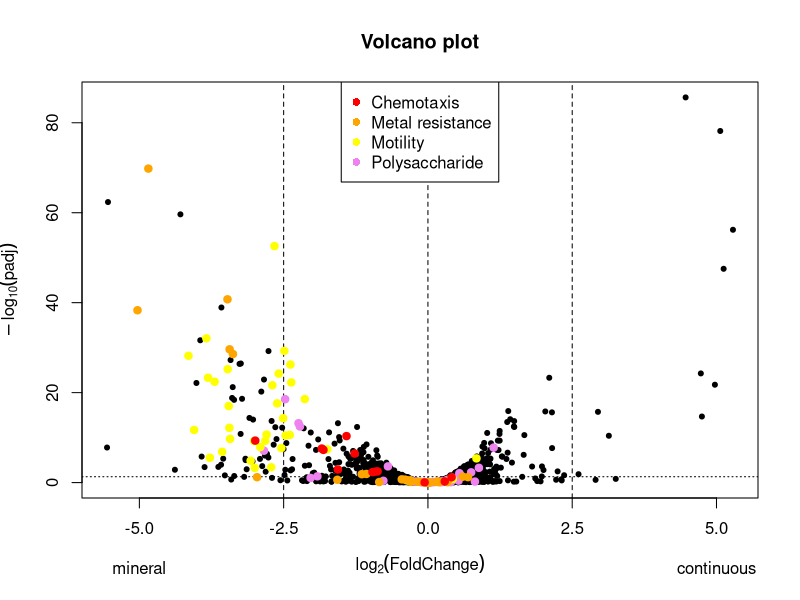
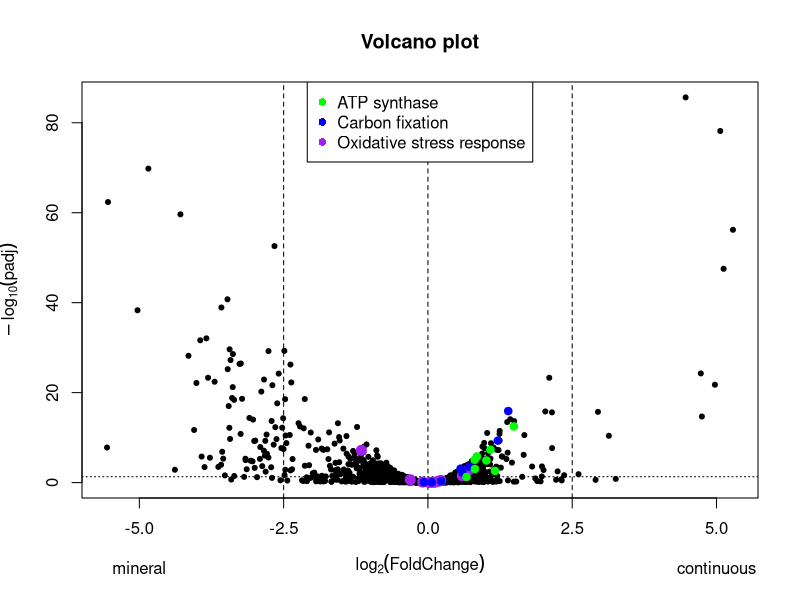

Reproduce these figures in R, in order.
#Put the table*.csv files in the same directory of this script
table1 <- read.csv(file="table1.csv", header=TRUE, sep=",")
table2 <- read.csv(file="table2.csv", header=TRUE, sep=",")
res <- read.csv(file="table4.csv", header=TRUE, sep=",", row.names=1)

#Upregualations in mineral
plot.new()
with(res, plot(log2FoldChange, -log10(padj), pch=20, xaxt="n",
               main="Volcano plot", xlab=expression(log[2](FoldChange)), ylab=expression(-log[10](padj))))
axis(1, xaxp=c(-5, 5, 4))
abline(v=0, col="black", lty=2)
abline(v=-2.5, col="black", lty=2)
abline(v=2.5, col="black", lty=2)
abline(h=-log10(0.05), col="black", lty=3)
genes1 <- union(subset(table1, Category=="Chemotaxis", select=ID)$ID, 
                subset(table2, Category=="Chemotaxis", select=ID)$ID)
genes2 <- union(subset(table1, Category=="Metal resistance", select=ID)$ID,
                subset(table2, Category=="Metal resistance", select=ID)$ID)
genes3 <- union(subset(table1, Category=="Motility", select=ID)$ID,
                subset(table2, Category=="Motility", select=ID)$ID)
genes4 <- union(subset(table1, Category=="Polysaccharide", select=ID)$ID,
                subset(table2, Category=="Polysaccharide", select=ID)$ID)
with(res[genes4,], points(log2FoldChange, -log10(padj), pch=20, col="violet", cex=1.5))
with(res[genes3,], points(log2FoldChange, -log10(padj), pch=20, col="yellow", cex=1.5))
with(res[genes2,], points(log2FoldChange, -log10(padj), pch=20, col="orange", cex=1.5))
with(res[genes1,], points(log2FoldChange, -log10(padj), pch=20, col="red", cex=1.5))
legend("top", legend=c("Chemotaxis", "Metal resistance", "Motility", "Polysaccharide"),
       col=c("red", "orange", "yellow", "violet"), pch=16)
mtext("mineral", side=1, line=3, at=-5)
mtext("continuous", side=1, line=3, at=5)

#Downregulations in mineral
plot.new()
with(res, plot(log2FoldChange, -log10(padj), pch=20, xaxt="n",
               main="Volcano plot", xlab=expression(log[2](FoldChange)), ylab=expression(-log[10](padj))))
axis(1, xaxp=c(-5, 5, 4))
abline(v=0, col="black", lty=2)
abline(v=-2.5, col="black", lty=2)
abline(v=2.5, col="black", lty=2)
abline(h=-log10(0.05), col="black", lty=3)
genes5 <- union(subset(table1, Category=="ATP synthase", select=ID)$ID,
                subset(table2, Category=="ATP synthase", select=ID)$ID)
genes6 <- union(subset(table1, Category=="Carbon fixation", select=ID)$ID,
                subset(table2, Category=="Carbon fixation", select=ID)$ID)
genes7 <- union(subset(table1, Category=="Oxidative stress response", select=ID)$ID,
                subset(table2, Category=="Oxidative stress response", select=ID)$ID)
with(res[genes7,], points(log2FoldChange, -log10(padj), pch=20, col="purple", cex=2))
with(res[genes6,], points(log2FoldChange, -log10(padj), pch=20, col="blue", cex=1.5))
with(res[genes5,], points(log2FoldChange, -log10(padj), pch=20, col="green", cex=1.5))
legend("top", legend=c("ATP synthase", "Carbon fixation", "Oxidative stress response"),
       col=c("green", "blue", "purple"), pch=16)
mtext("mineral", side=1, line=3, at=-5)
mtext("continuous", side=1, line=3, at=5)
